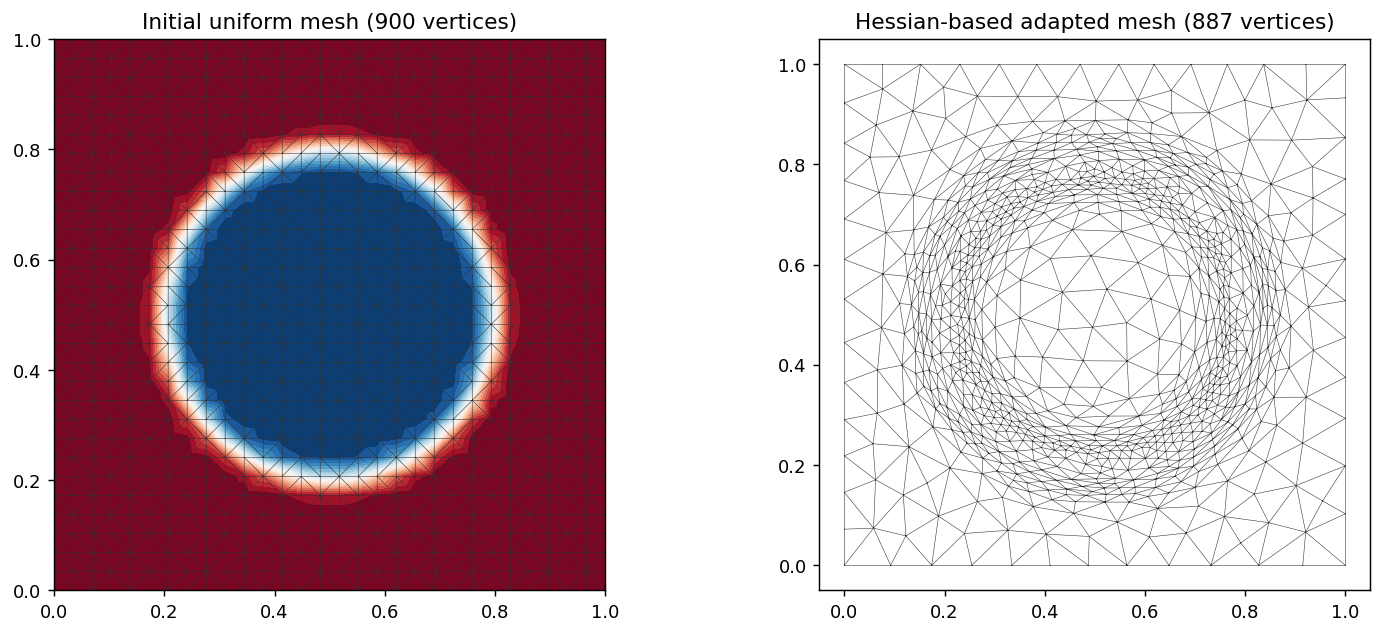

This chart was generated by the following Python code:
# /// script
# requires-python = ">=3.10"
# dependencies = [
#     "mmgpy",
#     "matplotlib",
#     "numpy",
# ]
#
# [tool.uv.sources]
# mmgpy = { path = "../.." }
# ///
"""Solution-adaptive 2D remeshing via patch-based Hessian recovery.

Given a scalar field defined on a mesh, ``mmgpy.metrics.compute_hessian``
recovers the Hessian by least-squares on a patch around each vertex, and
``create_metric_from_hessian`` turns the Hessian into an anisotropic
metric that MMG can use for adaptive remeshing.

This example uses an analytic field with a sharp circular front,
``f(x, y) = tanh(40 * (sqrt((x-0.5)^2 + (y-0.5)^2) - 0.3))``, computes the
Hessian on the initial mesh, and runs anisotropic remeshing so the new
mesh refines along the front and stays coarse elsewhere. The script
writes ``hessian_adaptation.png`` next to itself.
"""

from __future__ import annotations

from pathlib import Path

import matplotlib.pyplot as plt
import matplotlib.tri as mtri
import numpy as np

import mmgpy  # noqa: F401  -- registers the .mmg accessor
from mmgpy import polydata_from_2d_triangles
from mmgpy.metrics import compute_hessian, create_metric_from_hessian


def make_unit_square(n: int = 30) -> tuple[np.ndarray, np.ndarray]:
    """Structured triangulation of [0, 1]^2 with n x n vertices."""
    grid = np.linspace(0.0, 1.0, n)
    xx, yy = np.meshgrid(grid, grid)
    vertices = np.column_stack([xx.ravel(), yy.ravel()]).astype(np.float64)
    triangles = mtri.Triangulation(vertices[:, 0], vertices[:, 1]).triangles
    return vertices, triangles.astype(np.int32)


def front_field(vertices: np.ndarray) -> np.ndarray:
    """Analytic field with a thin transition along a circle of radius 0.3."""
    dx = vertices[:, 0] - 0.5
    dy = vertices[:, 1] - 0.5
    r = np.sqrt(dx * dx + dy * dy)
    return np.tanh(40.0 * (r - 0.3))


def main() -> None:
    """Build a uniform mesh, recover the Hessian, and remesh adaptively."""
    vertices, triangles = make_unit_square(n=30)
    field = front_field(vertices)

    hessian = compute_hessian(vertices, triangles, field)
    metric = create_metric_from_hessian(
        hessian,
        target_error=5e-3,
        hmin=3e-3,
        hmax=0.08,
    )

    pv_mesh = polydata_from_2d_triangles(vertices, triangles)
    pv_mesh.point_data["solution"] = field
    pv_mesh.point_data["metric"] = metric

    adapted = pv_mesh.mmg.remesh(hgrad=2.0, verbose=False)

    print(
        f"Initial: {len(vertices)} vertices, {len(triangles)} triangles\n"
        f"Adapted: {adapted.n_points} vertices, {len(adapted.regular_faces)} triangles",
    )

    fig, axes = plt.subplots(1, 2, figsize=(12, 5))

    axes[0].tricontourf(
        vertices[:, 0],
        vertices[:, 1],
        triangles,
        field,
        levels=20,
        cmap="RdBu_r",
    )
    axes[0].triplot(
        vertices[:, 0],
        vertices[:, 1],
        triangles,
        color="0.2",
        linewidth=0.3,
    )
    axes[0].set_title(f"Initial uniform mesh ({len(vertices)} vertices)")
    axes[0].set_aspect("equal")

    adapted_pts = np.asarray(adapted.points[:, :2])
    adapted_tris = adapted.regular_faces
    axes[1].triplot(
        adapted_pts[:, 0],
        adapted_pts[:, 1],
        adapted_tris,
        color="0.2",
        linewidth=0.3,
    )
    axes[1].set_title(
        f"Hessian-based adapted mesh ({adapted.n_points} vertices)",
    )
    axes[1].set_aspect("equal")

    fig.tight_layout()
    out_path = Path(__file__).with_suffix(".png")
    fig.savefig(out_path, dpi=130, bbox_inches="tight")
    print(f"Wrote {out_path}")
    plt.show()


if __name__ == "__main__":
    main()
